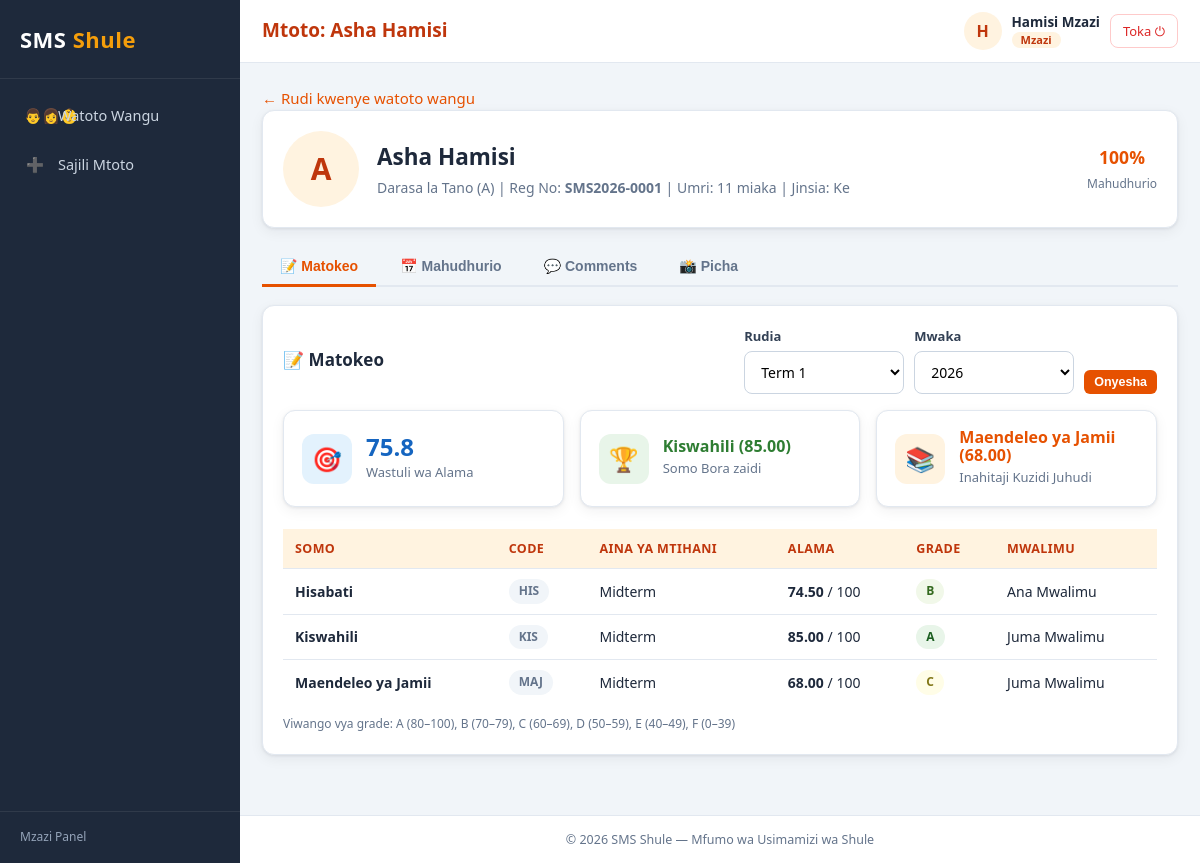
Page /parent/child_view.php?id=1 (signed in) on the committed database.
### tables this page shows
CREATE TABLE IF NOT EXISTS students (
    id INT AUTO_INCREMENT PRIMARY KEY,
    user_id INT DEFAULT NULL,
    parent_id INT NOT NULL,
    reg_no VARCHAR(30) NOT NULL UNIQUE,       
    full_name VARCHAR(120) NOT NULL,
    date_of_birth DATE NOT NULL,
    age INT NOT NULL DEFAULT 0,
    gender ENUM('male','female') NOT NULL,
    class_id INT NOT NULL,
    photo VARCHAR(255) DEFAULT NULL,
    admission_date DATE DEFAULT NULL,
    status ENUM('active','graduated','transferred') NOT NULL DEFAULT 'active',
    CONSTRAINT fk_students_user FOREIGN KEY (user_id) REFERENCES users(id) ON DELETE SET NULL,
    CONSTRAINT fk_students_parent FOREIGN KEY (parent_id) REFERENCES parents(id) ON DELETE CASCADE,
    CONSTRAINT fk_students_class FOREIGN KEY (class_id) REFERENCES classes(id) ON DELETE CASCADE
);

CREATE TABLE IF NOT EXISTS classes (
    id INT AUTO_INCREMENT PRIMARY KEY,
    name VARCHAR(60) NOT NULL,                
    level ENUM('primary','secondary') NOT NULL DEFAULT 'primary',
    stream VARCHAR(20) DEFAULT NULL,          
    class_teacher_id INT DEFAULT NULL,
    UNIQUE KEY uq_class (name, stream),
    CONSTRAINT fk_classes_teacher FOREIGN KEY (class_teacher_id) REFERENCES teachers(id) ON DELETE SET NULL
);

CREATE TABLE IF NOT EXISTS subjects (
    id INT AUTO_INCREMENT PRIMARY KEY,
    name VARCHAR(80) NOT NULL,
    code VARCHAR(20) NOT NULL,
    class_id INT NOT NULL,
    teacher_id INT NOT NULL,
    UNIQUE KEY uq_subject (name, class_id),
    CONSTRAINT fk_subjects_class FOREIGN KEY (class_id) REFERENCES classes(id) ON DELETE CASCADE,
    CONSTRAINT fk_subjects_teacher FOREIGN KEY (teacher_id) REFERENCES teachers(id) ON DELETE CASCADE
);

CREATE TABLE IF NOT EXISTS results (
    id INT AUTO_INCREMENT PRIMARY KEY,
    student_id INT NOT NULL,
    subject_id INT NOT NULL,
    exam_type ENUM('test','midterm','terminal','annual') NOT NULL DEFAULT 'test',
    marks DECIMAL(5,2) NOT NULL,
    grade CHAR(1) NOT NULL,
    term TINYINT NOT NULL,                    
    year SMALLINT NOT NULL,
    teacher_id INT NOT NULL,
    created_at TIMESTAMP DEFAULT CURRENT_TIMESTAMP,
    UNIQUE KEY uq_result (student_id, subject_id, exam_type, term, year),
    CONSTRAINT fk_results_student FOREIGN KEY (student_id) REFERENCES students(id) ON DELETE CASCADE,
    CONSTRAINT fk_results_subject FOREIGN KEY (subject_id) REFERENCES subjects(id) ON DELETE CASCADE,
    CONSTRAINT fk_results_teacher FOREIGN KEY (teacher_id) REFERENCES teachers(id) ON DELETE CASCADE
);

CREATE TABLE IF NOT EXISTS users (
    id INT AUTO_INCREMENT PRIMARY KEY,
    full_name VARCHAR(120) NOT NULL,
    email VARCHAR(120) NOT NULL UNIQUE,
    password VARCHAR(255) NOT NULL,           
    role ENUM('admin','teacher','parent','student') NOT NULL DEFAULT 'parent',
    phone VARCHAR(20) DEFAULT NULL,
    photo VARCHAR(255) DEFAULT NULL,          
    status ENUM('active','inactive') NOT NULL DEFAULT 'active',
    created_at TIMESTAMP DEFAULT CURRENT_TIMESTAMP
);

### config/db.php (called while the page is built, shortened)
<?php
function e(?string $value): string {
    return htmlspecialchars((string)$value, ENT_QUOTES, 'UTF-8');
}
function url(string $path): string {
    return BASE_URL . $path;
}

### includes/auth.php (called while the page is built, shortened)
<?php
require_once __DIR__ . '/../config/db.php';
function current_user(): ?array {
    return $_SESSION['user'] ?? null;
}

### parent/child_view.php (the view, shortened to what this page needs)
<?php
require_once __DIR__ . '/../includes/auth.php';
$user = current_user();
$stmt = $pdo->prepare('SELECT id FROM parents WHERE user_id = ? LIMIT 1');
$stmt->execute([$user['id']]);
$parent = $stmt->fetch();
$parent_id = (int)$parent['id'];
$child_id = (int)($_GET['id'] ?? 0);
$stmt = $pdo->prepare(
    "SELECT s.*, c.name AS class_name, c.stream, c.level
     FROM students s
     JOIN classes c ON c.id = s.class_id
     WHERE s.id = ? AND s.parent_id = ?
     LIMIT 1"
);
$stmt->execute([$child_id, $parent_id]);
$child = $stmt->fetch();
$periods = $pdo->prepare(
    'SELECT DISTINCT year, term FROM results WHERE student_id = ? ORDER BY year DESC, term DESC'
);
$periods->execute([$child_id]);
$periods = $periods->fetchAll();
$sel_year = (int)($_GET['year'] ?? 0);
$sel_term = (int)($_GET['term'] ?? 0);
$valid    = false;
if (!$valid && $periods) {
    $sel_year = (int)$periods[0]['year'];
    $sel_term = (int)$periods[0]['term'];
}
$results = [];
if ($periods) {
    $stmt = $pdo->prepare(
        "SELECT r.marks, r.grade, r.exam_type, r.term, r.year,
                s.name AS subject, s.code,
                u.full_name AS teacher
         FROM results r
         JOIN subjects s ON s.id = r.subject_id
         JOIN teachers t ON t.id = r.teacher_id
         JOIN users u    ON u.id = t.user_id
         WHERE r.student_id = ? AND r.term = ? AND r.year = ?
         ORDER BY s.name"
    );
    $stmt->execute([$child_id, $sel_term, $sel_year]);
    $results = $stmt->fetchAll();
}
$avg = $best = $worst = null;
if ($results) {
    $marks = array_map('floatval', array_column($results, 'marks'));
    $avg   = round(array_sum($marks) / count($marks), 1);
    $best  = $results[array_search(max($marks), $marks, true)];
    $worst = $results[array_search(min($marks), $marks, true)];
}
$stmt = $pdo->prepare(
    'SELECT status, COUNT(*) AS n FROM attendance WHERE student_id = ? GROUP BY status'
);
$stmt->execute([$child_id]);
$att_summary = ['present' => 0, 'absent' => 0, 'late' => 0, 'sick' => 0];
foreach ($stmt->fetchAll() as $row) {
    $att_summary[$row['status']] = (int)$row['n'];
}
$att_total = array_sum($att_summary);
$att_rate  = $att_total ? round((($att_summary['present'] + $att_summary['late'] + $att_summary['sick']) / $att_total) * 100) : 0;
$exam_labels = ['test' => 'Jaribio', 'midterm' => 'Midterm', 'terminal' => 'Terminal', 'annual' => 'Mwaka'];
$page_title = 'Mtoto: ' . $child['full_name'];
require_once __DIR__ . '/../includes/header.php';
?>
<p><a href="<?= url('/parent/dashboard.php') ?>">&larr; Rudi kwenye watoto wangu</a></p>
<div class="card" style="display:flex; gap:18px; align-items:center; flex-wrap:wrap;">
  <?php if ($child['photo']): ?>
    <img class="child-photo-ph" style="width:76px;height:76px;" src="<?= url('/' . ltrim($child['photo'], '/')) ?>" alt="<?= e($child['full_name']) ?>">
  <?php else: ?>
    <span class="child-photo-ph" style="width:76px;height:76px;"><?= e(mb_strtoupper(mb_substr($child['full_name'], 0, 1))) ?></span>
  <?php endif; ?>
  <div style="flex:1; min-width:200px;">
    <h2 style="margin-bottom:2px;"><?= e($child['full_name']) ?></h2>
    <p style="color:var(--muted); font-size:14px;">
      <?= e($child['class_name']) ?><?= $child['stream'] ? ' (' . e($child['stream']) . ')' : '' ?>
      | Reg No: <strong><?= e($child['reg_no']) ?></strong>
      | Umri: <?= (int)$child['age'] ?> miaka
      | Jinsia: <?= $child['gender'] === 'male' ? 'Me' : 'Ke' ?>
    </p>
  </div>
  <div style="text-align:center;">
    <h3 style="color:var(--primary);"><?= $att_rate ?>%</h3>
    <span class="hint">Mahudhurio</span>
  </div>
</div>
<div class="tab-list">
  <button class="tab-btn active" data-tab="tab-results">&#128221; Matokeo</button>
  <button class="tab-btn" data-tab="tab-attendance">&#128197; Mahudhurio</button>
  <button class="tab-btn" data-tab="tab-comments">&#128172; Comments</button>
  <button class="tab-btn" data-tab="tab-photos">&#128248; Picha</button>
</div>
<div class="tab-panel active" id="tab-results">
  <div class="card">
    <div class="card-header">
      <h2>&#128221; Matokeo</h2>
      <?php if ($periods): ?>
        <form method="GET" action="">
          <div class="filter-bar" style="margin-bottom:0;">
            <div class="form-group">
              <label>Rudia</label>
              <select name="term">
                <?php foreach ($periods as $p): ?>
                  <option value="<?= (int)$p['term'] ?>" <?= (int)$p['term'] === $sel_term ? 'selected' : '' ?>>Term <?= (int)$p['term'] ?></option>
                <?php endforeach; ?>
              </select>
            </div>
            <div class="form-group">
              <label>Mwaka</label>
              <select name="year">
                <?php foreach ($periods as $p): ?>
                  <option value="<?= (int)$p['year'] ?>" <?= (int)$p['year'] === $sel_year ? 'selected' : '' ?>><?= (int)$p['year'] ?></option>
                <?php endforeach; ?>
              </select>
            </div>
            <button type="submit" class="btn btn-sm">Onyesha</button>
          </div>
        </form>
      <?php endif; ?>
    </div>
    <?php if (!$results): ?>
      <div class="empty-state"><div class="icon">&#128221;</div>Hakuna matokeo yaliyowekwa kwa mtoto huyu bado.</div>
    <?php else: ?>
      <div class="stats-grid">
        <div class="stat-card stat-blue">
          <div class="stat-icon">&#127919;</div>
          <div><h3><?= e((string)$avg) ?></h3><span>Wastuli wa Alama</span></div>
        </div>
        <div class="stat-card stat-green">
          <div class="stat-icon">&#127942;</div>
          <div>
            <h3 style="font-size:16px;"><?= e($best['subject']) ?> (<?= e((string)$best['marks']) ?>)</h3>
            <span>Somo Bora zaidi</span>
          </div>
        </div>
        <div class="stat-card stat-orange">
          <div class="stat-icon">&#128218;</div>
          <div>
            <h3 style="font-size:16px;"><?= e($worst['subject']) ?> (<?= e((string)$worst['marks']) ?>)</h3>
            <span>Inahitaji Kuzidi Juhudi</span>
          </div>
        </div>
      </div>
      <div class="table-wrap">
        <table class="data">
          <thead>
            <tr><th>Somo</th><th>Code</th><th>Aina ya Mtihani</th><th>Alama</th><th>Grade</th><th>Mwalimu</th></tr>
          </thead>
          <tbody>
            <?php foreach ($results as $r): ?>
              <tr>
                <td><strong><?= e($r['subject']) ?></strong></td>
                <td><span class="badge badge-muted"><?= e($r['code']) ?></span></td>
                <td><?= e($exam_labels[$r['exam_type']] ?? $r['exam_type']) ?></td>
                <td><strong><?= e((string)$r['marks']) ?></strong> / 100</td>
                <td><span class="badge grade-<?= e($r['grade']) ?>"><?= e($r['grade']) ?></span></td>
                <td><?= e($r['teacher']) ?></td>
              </tr>
            <?php endforeach; ?>
          </tbody>
        </table>
      </div>
      <p class="hint" style="margin-top:10px;">
        Viwango vya grade: A (80–100), B (70–79), C (60–69), D (50–59), E (40–49), F (0–39)
      </p>
    <?php endif; ?>
  </div>
</div>
<?php require_once __DIR__ . '/../includes/footer.php'; ?>

### includes/header.php (shortened to what this page needs)
<?php
require_once __DIR__ . '/../includes/auth.php';
$user        = current_user();
$page_title  = $page_title ?? 'Dashboard';
$role_labels = [
    'admin'   => 'Msimamizi',
    'teacher' => 'Mwalimu',
    'parent'  => 'Mzazi',
    'student' => 'Mwanafunzi',
];
?>
<!DOCTYPE html>
<html lang="sw">
<head>
<link rel="stylesheet" href="<?= url('/assets/css/style.css') ?>">
</head>
<body class="role-<?= e($user['role']) ?>">
<?php require __DIR__ . '/sidebar.php'; ?>
<div class="main-wrap">
  <header class="topbar">
    <h1 class="page-title"><?= e($page_title) ?></h1>
    <div class="user-box">
      <?php if (!empty($user['photo'])): ?>
        <img class="avatar" src="<?= url('/' . ltrim($user['photo'], '/')) ?>" alt="Picha ya <?= e($user['full_name']) ?>">
      <?php else: ?>
        <span class="avatar avatar-initials"><?= e(mb_strtoupper(mb_substr($user['full_name'], 0, 1))) ?></span>
      <?php endif; ?>
      <div class="user-meta">
        <strong><?= e($user['full_name']) ?></strong>
        <span class="role-badge"><?= e($role_labels[$user['role']] ?? $user['role']) ?></span>
      </div>
      <a class="btn-logout" href="<?= url('/auth/logout.php') ?>" title="Toka kwenye mfumo">Toka &#9211;</a>
    </div>
  </header>
  <main class="content">

### rows in the picture
students: full_name "Mtoto: Asha Hamisi", full_name "A", full_name "Asha Hamisi", class.name "Darasa la Tano", class.stream "A", reg_no "SMS2026-0001", age "11"
subjects: name "Kiswahili"
results: marks "85.00", subject.name "Kiswahili", subject.code "KIS", exam_type "Midterm", grade "A", users.full_name "Juma Mwalimu"
subjects: name "Maendeleo ya Jamii"
results: marks "68.00", subject.name "Maendeleo ya Jamii", subject.code "MAJ", exam_type "Midterm", grade "C", users.full_name "Juma Mwalimu"
results: subject.name "Hisabati", subject.code "HIS", exam_type "Midterm", marks "74.50", grade "B", users.full_name "Ana Mwalimu"

### other values in the picture
$icon "👨‍👩‍👶"
$label "Watoto Wangu"
$icon "➕"
$label "Sajili Mtoto"
$panel_names[$role] "Mzazi Panel"
mb_strtoupper(mb_substr($user['full_name'], 0, 1)) "H"
$user['full_name'] "Hamisi Mzazi"
$role_labels[$user['role']] "Mzazi"
$att_rate "100"
$avg "75.8"
form field year "2026"
